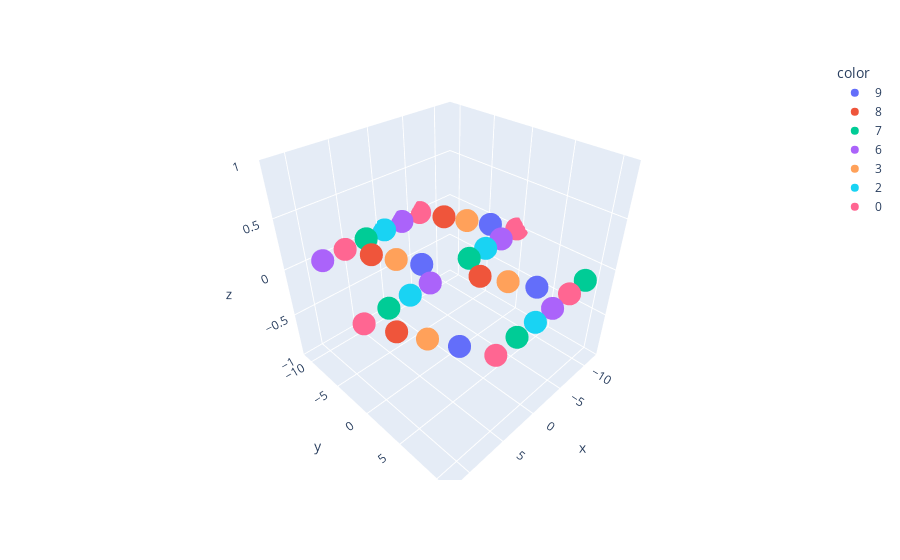

This figure's notebook cell:
### Code cell
import plotly.express as px
im_pos = struct.cart_coords[ij] + im @ struct.lattice.matrix
shift = im_pos - struct.cart_coords[[atom_i]]

xx, yy, zz = shift.T

px.scatter_3d(x=xx, y=yy, z=zz, color=ij)

### Figure 1 — Plotly figure (JSON) as saved in the notebook; plotly's stock layout.template omitted (floating-point values rounded to 4 significant figures)
{"data": [{"hovertemplate": "color=9<br>x=%{x}<br>y=%{y}<br>z=%{z}<extra></extra>", "legendgroup": "9", "marker": {"color": "#636efa", "symbol": "circle"}, "mode": "markers", "name": "9", "scene": "scene", "showlegend": true, "type": "scatter3d", "x": [1.442, -4.167, -10.47, 7.742], "y": [-2.764, 7.748, -3.162, 8.147], "z": [0, 0, 0, 0]}, {"hovertemplate": "color=8<br>x=%{x}<br>y=%{y}<br>z=%{z}<extra></extra>", "legendgroup": "8", "marker": {"color": "#EF553B", "symbol": "circle"}, "mode": "markers", "name": "8", "scene": "scene", "showlegend": true, "type": "scatter3d", "x": [-1.442, 4.167, 10.47, -7.742], "y": [2.764, -7.748, 3.162, -8.147], "z": [0, 0, 0, 0]}, {"hovertemplate": "color=7<br>x=%{x}<br>y=%{y}<br>z=%{z}<extra></extra>", "legendgroup": "7", "marker": {"color": "#00cc96", "symbol": "circle"}, "mode": "markers", "name": "7", "scene": "scene", "showlegend": true, "type": "scatter3d", "x": [-3.115, 8.794, 2.494, 3.185, -8.724], "y": [-0.133, 0.2656, -10.65, 10.78, 10.38], "z": [0, 0, 0, 0, 0]}, {"hovertemplate": "color=6<br>x=%{x}<br>y=%{y}<br>z=%{z}<extra></extra>", "legendgroup": "6", "marker": {"color": "#ab63fa", "symbol": "circle"}, "mode": "markers", "name": "6", "scene": "scene", "showlegend": true, "type": "scatter3d", "x": [3.115, -8.794, -2.494, -3.185, 8.724], "y": [0.133, -0.2656, 10.65, -10.78, -10.38], "z": [0, 0, 0, 0, 0]}, {"hovertemplate": "color=3<br>x=%{x}<br>y=%{y}<br>z=%{z}<extra></extra>", "legendgroup": "3", "marker": {"color": "#FFA15A", "symbol": "circle"}, "mode": "markers", "name": "3", "scene": "scene", "showlegend": true, "type": "scatter3d", "x": [-2.805, 2.805, 9.104, -9.104], "y": [5.256, -5.256, 5.655, -5.655], "z": [0, 0, 0, 0]}, {"hovertemplate": "color=2<br>x=%{x}<br>y=%{y}<br>z=%{z}<extra></extra>", "legendgroup": "2", "marker": {"color": "#19d3f3", "symbol": "circle"}, "mode": "markers", "name": "2", "scene": "scene", "showlegend": true, "type": "scatter3d", "x": [-5.954, 5.954, -0.3451, 0.3451], "y": [-0.1993, 0.1993, -10.71, 10.71], "z": [0, 0, 0, 0]}, {"hovertemplate": "color=0<br>x=%{x}<br>y=%{y}<br>z=%{z}<extra></extra>", "legendgroup": "0", "marker": {"color": "#FF6692", "symbol": "circle"}, "mode": "markers", "name": "0", "scene": "scene", "showlegend": true, "type": "scatter3d", "x": [5.609, -5.609, -11.91, 11.91, -6.299, 6.299], "y": [-10.51, 10.51, -0.3985, 0.3985, -10.91, 10.91], "z": [0, 0, 0, 0, 0, 0]}], "layout": {"legend": {"title": {"text": "color"}, "tracegroupgap": 0}, "margin": {"t": 60}, "scene": {"domain": {"x": [0, 1], "y": [0, 1]}, "xaxis": {"title": {"text": "x"}}, "yaxis": {"title": {"text": "y"}}, "zaxis": {"title": {"text": "z"}}}}}
